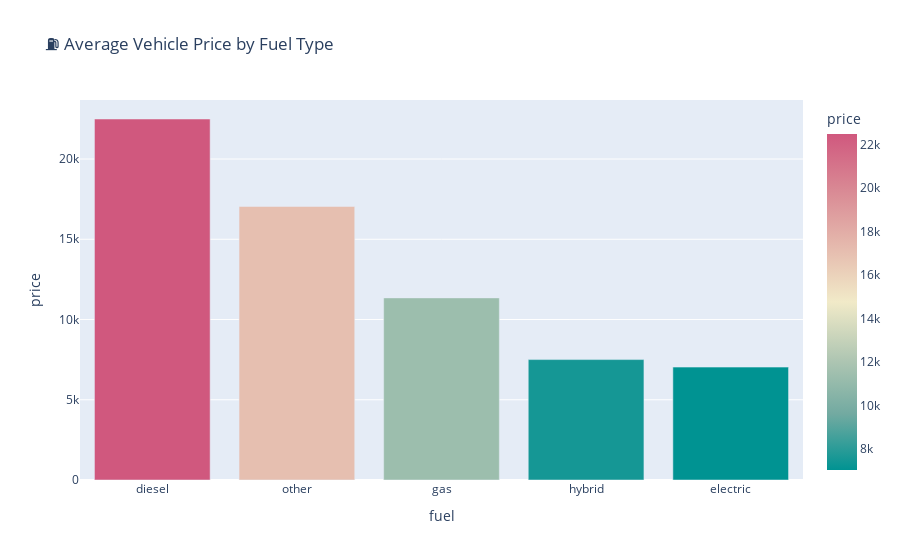

Here is the notebook cell this chart was saved with:
### Markdown cell above
Correlation Heatmap:
The heatmap above shows how different numeric features in the dataset are correlated with each other:

price is weakly correlated with most features, but may show small trends with odometer and model_year.

odometer is negatively correlated with model_year, which makes sense—newer cars tend to have less mileage.

Most variables show only mild correlations, which suggests that the data may require feature engineering or deeper categorical analysis for stronger predictive power.

This gives us a good starting point for identifying which features could be useful in modeling or deeper visual exploration.

### Code cell
# Group by fuel type and calculate average price
avg_price_by_fuel = df.groupby('fuel')['price'].mean().reset_index()

# Sort for cleaner look
avg_price_by_fuel = avg_price_by_fuel.sort_values(by='price', ascending=False)

# Plot
fig = px.bar(
    avg_price_by_fuel,
    x='fuel',
    y='price',
    title='⛽ Average Vehicle Price by Fuel Type',
    color='price',
    color_continuous_scale='Tealrose'
)
fig.show()

### Figure 1 — Plotly figure (JSON) as saved in the notebook; plotly's stock layout.template omitted (floating-point values rounded to 4 significant figures)
{"data": [{"hovertemplate": "fuel=%{x}<br>price=%{marker.color}<extra></extra>", "legendgroup": "", "marker": {"color": [22490.0, 17040.0, 11350.0, 7503.0, 7034.0], "coloraxis": "coloraxis", "pattern": {"shape": ""}}, "name": "", "orientation": "v", "showlegend": false, "textposition": "auto", "type": "bar", "x": ["diesel", "other", "gas", "hybrid", "electric"], "xaxis": "x", "y": [22490.0, 17040.0, 11350.0, 7503.0, 7034.0], "yaxis": "y"}], "layout": {"barmode": "relative", "coloraxis": {"colorbar": {"title": {"text": "price"}}, "colorscale": [[0, "rgb(0, 147, 146)"], [0.1667, "rgb(114, 170, 161)"], [0.3333, "rgb(177, 199, 179)"], [0.5, "rgb(241, 234, 200)"], [0.6667, "rgb(229, 185, 173)"], [0.8333, "rgb(217, 137, 148)"], [1, "rgb(208, 88, 126)"]]}, "legend": {"tracegroupgap": 0}, "title": {"text": "⛽ Average Vehicle Price by Fuel Type"}, "xaxis": {"anchor": "y", "domain": [0, 1], "title": {"text": "fuel"}}, "yaxis": {"anchor": "x", "domain": [0, 1], "title": {"text": "price"}}}}
